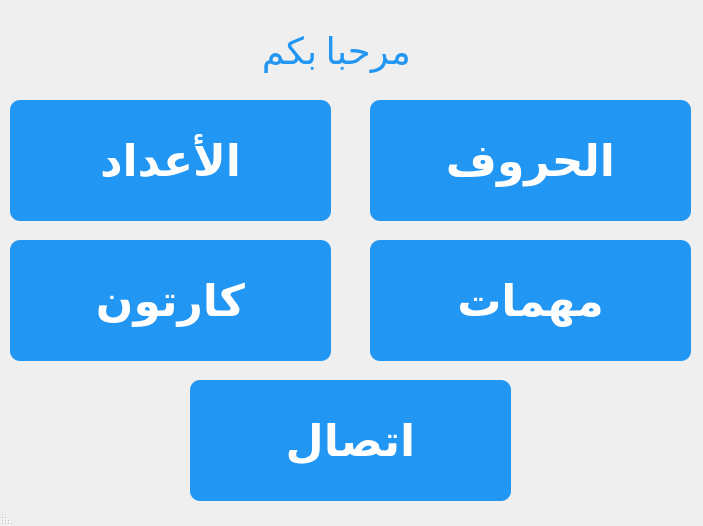
<?xml version="1.0" encoding="UTF-8"?>
<ui version="4.0">
 <class>MainWindow</class>
 <widget class="QMainWindow" name="MainWindow">
  <property name="geometry">
   <rect>
    <x>0</x>
    <y>0</y>
    <width>703</width>
    <height>526</height>
   </rect>
  </property>
  <property name="windowTitle">
   <string>MainWindow</string>
  </property>
  <property name="layoutDirection">
   <enum>Qt::RightToLeft</enum>
  </property>
  <property name="styleSheet">
   <string notr="true"/>
  </property>
  <property name="locale">
   <locale language="Arabic" country="Egypt"/>
  </property>
  <property name="documentMode">
   <bool>true</bool>
  </property>
  <property name="tabShape">
   <enum>QTabWidget::Rounded</enum>
  </property>
  <widget class="QWidget" name="centralwidget">
   <widget class="QPushButton" name="lettersBtn">
    <property name="geometry">
     <rect>
      <x>370</x>
      <y>100</y>
      <width>321</width>
      <height>121</height>
     </rect>
    </property>
    <property name="font">
     <font>
      <family>Calibri</family>
      <pointsize>33</pointsize>
      <weight>75</weight>
      <bold>true</bold>
     </font>
    </property>
    <property name="cursor">
     <cursorShape>ClosedHandCursor</cursorShape>
    </property>
    <property name="mouseTracking">
     <bool>false</bool>
    </property>
    <property name="autoFillBackground">
     <bool>false</bool>
    </property>
    <property name="styleSheet">
     <string notr="true">background-color: rgb(33, 150, 243);
border: none;
border-radius: 10px;
padding: 10px 28px;
color: #FFF;
text-align: center;
box-shadow: 1px 1px 5px #000</string>
    </property>
    <property name="locale">
     <locale language="Arabic" country="Egypt"/>
    </property>
    <property name="text">
     <string>الحروف</string>
    </property>
    <property name="icon">
     <iconset>
      <normaloff>icons8-abc-96.png</normaloff>icons8-abc-96.png</iconset>
    </property>
    <property name="iconSize">
     <size>
      <width>100</width>
      <height>100</height>
     </size>
    </property>
   </widget>
   <widget class="QPushButton" name="callBtn">
    <property name="geometry">
     <rect>
      <x>190</x>
      <y>380</y>
      <width>321</width>
      <height>121</height>
     </rect>
    </property>
    <property name="font">
     <font>
      <family>Calibri</family>
      <pointsize>33</pointsize>
      <weight>75</weight>
      <bold>true</bold>
     </font>
    </property>
    <property name="cursor">
     <cursorShape>ClosedHandCursor</cursorShape>
    </property>
    <property name="mouseTracking">
     <bool>false</bool>
    </property>
    <property name="autoFillBackground">
     <bool>false</bool>
    </property>
    <property name="styleSheet">
     <string notr="true">background-color: rgb(33, 150, 243);
border: none;
border-radius: 10px;
padding: 10px 40px;
color: #FFF;
text-align: center</string>
    </property>
    <property name="locale">
     <locale language="Arabic" country="Egypt"/>
    </property>
    <property name="text">
     <string>اتصال</string>
    </property>
    <property name="icon">
     <iconset>
      <normaloff>icons8-callback-64.png</normaloff>icons8-callback-64.png</iconset>
    </property>
    <property name="iconSize">
     <size>
      <width>200</width>
      <height>100</height>
     </size>
    </property>
   </widget>
   <widget class="QPushButton" name="tasksBtn">
    <property name="geometry">
     <rect>
      <x>370</x>
      <y>240</y>
      <width>321</width>
      <height>121</height>
     </rect>
    </property>
    <property name="font">
     <font>
      <family>Calibri</family>
      <pointsize>33</pointsize>
      <weight>75</weight>
      <bold>true</bold>
     </font>
    </property>
    <property name="cursor">
     <cursorShape>ClosedHandCursor</cursorShape>
    </property>
    <property name="mouseTracking">
     <bool>false</bool>
    </property>
    <property name="autoFillBackground">
     <bool>false</bool>
    </property>
    <property name="styleSheet">
     <string notr="true">background-color: rgb(33, 150, 243);
border: none;
border-radius: 10px;
padding: 10px 28px;
color: #FFF;
text-align: center</string>
    </property>
    <property name="locale">
     <locale language="Arabic" country="Egypt"/>
    </property>
    <property name="text">
     <string>مهمات</string>
    </property>
    <property name="icon">
     <iconset>
      <normaloff>icons8-tasks-64.png</normaloff>icons8-tasks-64.png</iconset>
    </property>
    <property name="iconSize">
     <size>
      <width>200</width>
      <height>100</height>
     </size>
    </property>
   </widget>
   <widget class="QPushButton" name="NumbersBtn">
    <property name="geometry">
     <rect>
      <x>10</x>
      <y>100</y>
      <width>321</width>
      <height>121</height>
     </rect>
    </property>
    <property name="font">
     <font>
      <family>Calibri</family>
      <pointsize>33</pointsize>
      <weight>75</weight>
      <bold>true</bold>
     </font>
    </property>
    <property name="cursor">
     <cursorShape>ClosedHandCursor</cursorShape>
    </property>
    <property name="mouseTracking">
     <bool>false</bool>
    </property>
    <property name="autoFillBackground">
     <bool>false</bool>
    </property>
    <property name="styleSheet">
     <string notr="true">background-color: rgb(33, 150, 243);
border: none;
border-radius: 10px;
padding: 10px 28px;
color: #FFF;
text-align: center</string>
    </property>
    <property name="locale">
     <locale language="Arabic" country="Egypt"/>
    </property>
    <property name="text">
     <string>الأعداد</string>
    </property>
    <property name="icon">
     <iconset>
      <normaloff>icons8-numbers-100.png</normaloff>icons8-numbers-100.png</iconset>
    </property>
    <property name="iconSize">
     <size>
      <width>100</width>
      <height>100</height>
     </size>
    </property>
   </widget>
   <widget class="QPushButton" name="cartoonBtn">
    <property name="geometry">
     <rect>
      <x>10</x>
      <y>240</y>
      <width>321</width>
      <height>121</height>
     </rect>
    </property>
    <property name="font">
     <font>
      <family>Calibri</family>
      <pointsize>33</pointsize>
      <weight>75</weight>
      <bold>true</bold>
     </font>
    </property>
    <property name="cursor">
     <cursorShape>ClosedHandCursor</cursorShape>
    </property>
    <property name="mouseTracking">
     <bool>false</bool>
    </property>
    <property name="autoFillBackground">
     <bool>false</bool>
    </property>
    <property name="styleSheet">
     <string notr="true">background-color: rgb(33, 150, 243);
border: none;
border-radius: 10px;
padding: 10px 28px;
color: #FFF;
text-align: center</string>
    </property>
    <property name="locale">
     <locale language="Arabic" country="Egypt"/>
    </property>
    <property name="text">
     <string>كارتون</string>
    </property>
    <property name="icon">
     <iconset>
      <normaloff>icons8-spongebob-squarepants-100.png</normaloff>icons8-spongebob-squarepants-100.png</iconset>
    </property>
    <property name="iconSize">
     <size>
      <width>200</width>
      <height>100</height>
     </size>
    </property>
   </widget>
   <widget class="QLabel" name="label">
    <property name="geometry">
     <rect>
      <x>180</x>
      <y>20</y>
      <width>231</width>
      <height>61</height>
     </rect>
    </property>
    <property name="font">
     <font>
      <family>Calibri</family>
      <pointsize>28</pointsize>
     </font>
    </property>
    <property name="styleSheet">
     <string notr="true">color: rgb(33, 150, 243);</string>
    </property>
    <property name="text">
     <string>مرحبا بكم </string>
    </property>
   </widget>
  </widget>
  <widget class="QStatusBar" name="statusbar"/>
 </widget>
 <resources/>
 <connections/>
</ui>
